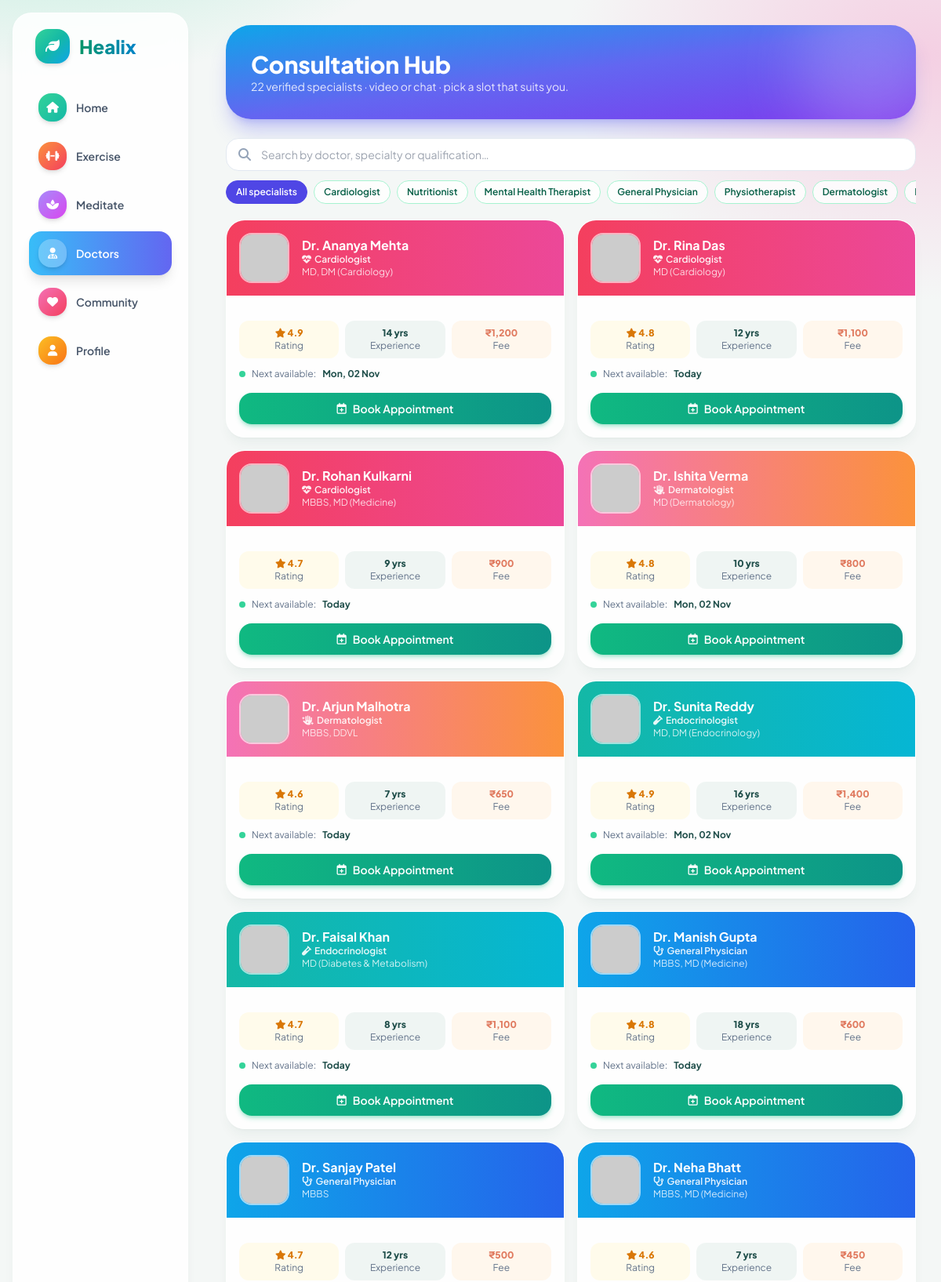
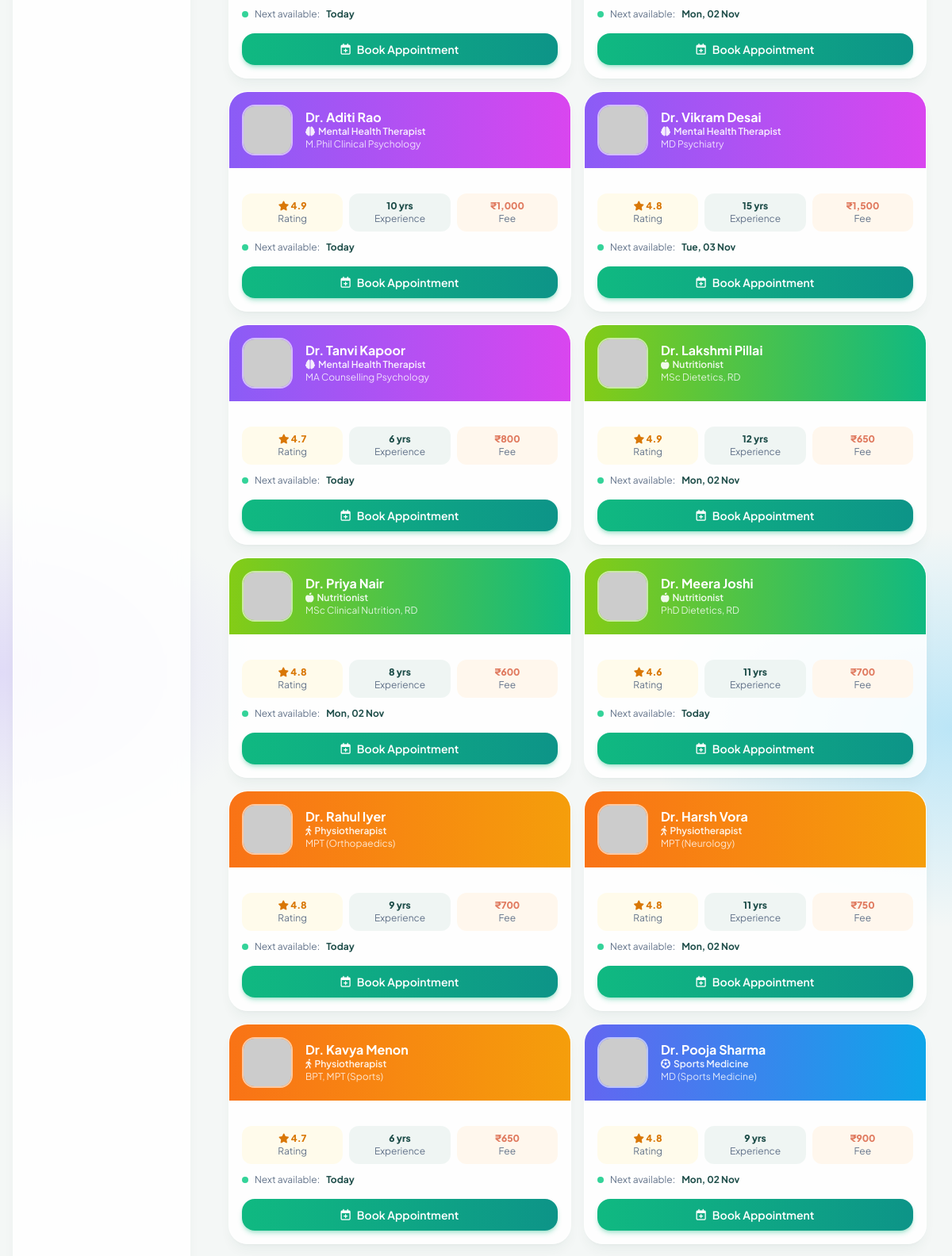
The page /consultation.php (signed in, upper part) on the database its author committed (2 pictures, top to bottom).
### tables this page shows
CREATE TABLE IF NOT EXISTS doctors (
  id INT UNSIGNED AUTO_INCREMENT PRIMARY KEY,
  name VARCHAR(100) NOT NULL,
  specialty VARCHAR(60) NOT NULL,
  qualification VARCHAR(150) NOT NULL,
  experience_yrs TINYINT UNSIGNED NOT NULL,
  rating DECIMAL(2,1) NOT NULL DEFAULT 4.5,
  fee_inr INT UNSIGNED NOT NULL,
  avatar_url VARCHAR(255) NOT NULL,
  available_days VARCHAR(40) NOT NULL DEFAULT 'Mon,Tue,Wed,Thu,Fri'
);

### config.php (called while the page is built, shortened)
<?php
function e($s): string { return htmlspecialchars((string)$s, ENT_QUOTES | ENT_SUBSTITUTE, 'UTF-8'); }
function inr(int $n): string { return '₹' . number_format($n); }
function next_available(string $days): array {
    $allowed = array_map('trim', explode(',', $days));
    for ($i = 0; $i < 14; $i++) {
        $t = strtotime("+$i day");
        if (in_array(date('D', $t), $allowed, true)) {
            return ['date' => date('Y-m-d', $t), 'label' => $i === 0 ? 'Today' : ($i === 1 ? 'Tomorrow' : date('D, d M', $t))];
        }
    }
    return ['date' => date('Y-m-d'), 'label' => 'Soon'];
}

### consultation.php (the view, shortened to what this page needs)
<?php
$pageTitle = 'Consultations'; $active = 'consultation';
require __DIR__ . '/header.php';
$uid = (int)$user['id']; $pdo = db(); $rank = tier_rank($tier);
$specs = ['All', 'Cardiologist', 'Nutritionist', 'Mental Health Therapist', 'General Physician', 'Physiotherapist', 'Dermatologist', 'Endocrinologist', 'Sports Medicine', 'Yoga Therapist'];
$specIcon = ['Cardiologist' => 'fa-heart-pulse', 'Nutritionist' => 'fa-apple-whole', 'Mental Health Therapist' => 'fa-brain', 'General Physician' => 'fa-stethoscope', 'Physiotherapist' => 'fa-person-walking', 'Dermatologist' => 'fa-hand-sparkles', 'Endocrinologist' => 'fa-vial', 'Sports Medicine' => 'fa-futbol', 'Yoga Therapist' => 'fa-spa'];
$specGrad = ['Cardiologist' => 'from-rose-500 to-pink-500', 'Nutritionist' => 'from-lime-500 to-emerald-500', 'Mental Health Therapist' => 'from-violet-500 to-fuchsia-500', 'General Physician' => 'from-sky-500 to-blue-600', 'Physiotherapist' => 'from-orange-500 to-amber-500', 'Dermatologist' => 'from-pink-400 to-orange-400', 'Endocrinologist' => 'from-teal-500 to-cyan-500', 'Sports Medicine' => 'from-indigo-500 to-sky-500', 'Yoga Therapist' => 'from-fuchsia-500 to-purple-600'];
$docs = $pdo->query('SELECT * FROM doctors ORDER BY specialty, rating DESC')->fetchAll();
?>
<section class="relative overflow-hidden rounded-[2rem] bg-gradient-to-br from-sky-500 via-indigo-500 to-violet-600 p-6 text-white shadow-xl shadow-indigo-500/30 sm:p-8"><div class="pointer-events-none absolute -right-10 -top-10 h-48 w-48 rounded-full bg-white/20 blur-2xl"></div><h1 class="relative text-2xl font-extrabold sm:text-3xl">Consultation Hub</h1><p class="relative text-sm text-white/85"><?= count($docs) ?> verified specialists · video or chat · pick a slot that suits you.</p></section>
<div class="relative mt-6"><i class="fa-solid fa-magnifying-glass absolute left-4 top-1/2 -translate-y-1/2 text-slate-400"></i><input id="docSearch" class="input !pl-11" placeholder="Search by doctor, specialty or qualification…" autocomplete="off"></div>
<div class="mt-3 flex gap-2 overflow-x-auto pb-1 no-scrollbar" id="specFilters">
  <?php foreach ($specs as $s): ?><button data-s="<?= e($s) ?>" class="chip whitespace-nowrap"><?= e($s === 'All' ? 'All specialists' : $s) ?></button><?php endforeach; ?>
</div>
<section class="mt-4 grid gap-4 sm:grid-cols-2 xl:grid-cols-3" id="docGrid">
  <?php foreach ($docs as $d): $nx = next_available($d['available_days']); ?>
    <article class="glass lift flex flex-col overflow-hidden p-0" data-spec="<?= e($d['specialty']) ?>" data-text="<?= e(mb_strtolower($d['name'] . ' ' . $d['specialty'] . ' ' . $d['qualification'])) ?>">
      <div class="flex items-center gap-4 bg-gradient-to-r <?= $specGrad[$d['specialty']] ?? 'from-sky-500 to-indigo-500' ?> p-4 text-white">
        <img src="<?= e($d['avatar_url']) ?>" alt="" class="h-16 w-16 rounded-2xl border-2 border-white/60 object-cover" loading="lazy">
        <div class="min-w-0"><h3 class="truncate font-bold"><?= e($d['name']) ?></h3><p class="text-xs font-semibold text-white/90"><i class="fa-solid <?= $specIcon[$d['specialty']] ?? 'fa-stethoscope' ?> mr-1"></i><?= e($d['specialty']) ?></p><p class="truncate text-xs text-white/80"><?= e($d['qualification']) ?></p></div>
      </div>
      <div class="flex flex-1 flex-col p-4">
      <div class="mt-4 grid grid-cols-3 gap-2 text-center text-xs">
        <div class="rounded-xl bg-amber-50 p-2"><p class="font-extrabold text-amber-600"><i class="fa-solid fa-star"></i> <?= e($d['rating']) ?></p><p class="text-slate-500">Rating</p></div>
        <div class="rounded-xl bg-mint/70 p-2"><p class="font-extrabold text-deepteal"><?= (int)$d['experience_yrs'] ?> yrs</p><p class="text-slate-500">Experience</p></div>
        <div class="rounded-xl bg-orange-50 p-2"><p class="font-extrabold text-coral"><?= inr((int)$d['fee_inr']) ?></p><p class="text-slate-500">Fee</p></div>
      </div>
      <p class="mt-3 flex items-center gap-2 text-xs text-slate-500"><span class="h-2 w-2 animate-pulse rounded-full bg-emerald-400"></span>Next available: <strong class="text-deepteal"><?= e($nx['label']) ?></strong></p>
      <button class="hx-btn hx-primary mt-4 w-full" data-doc="<?= e(json_encode(['id' => (int)$d['id'], 'name' => $d['name'], 'spec' => $d['specialty'], 'fee' => (int)$d['fee_inr'], 'avatar' => $d['avatar_url'], 'days' => $d['available_days'], 'next' => $nx['date']])) ?>" onclick="openBooking(this)"><i class="fa-regular fa-calendar-plus"></i> Book Appointment</button>
      </div>
    </article>
  <?php endforeach; ?>
</section>
<?php include __DIR__ . '/footer.php'; ?>

### head.php (shortened to what this page needs)
<!DOCTYPE html>
<html lang="en" class="scroll-smooth">
<head>
<link rel="stylesheet" href="https://cdnjs.cloudflare.com/ajax/libs/font-awesome/6.5.1/css/all.min.css">
<link rel="stylesheet" href="https://cdn.jsdelivr.net/npm/bootstrap@5.3.3/dist/css/bootstrap.min.css">
<script src="https://cdn.tailwindcss.com"></script>
</head>

### header.php (shortened to what this page needs)
<?php
require_once __DIR__ . '/config.php';
$active = $active ?? '';
include __DIR__ . '/head.php';
$nav = [
    ['index.php', 'Home', 'fa-house', 'home', 'from-emerald-400 to-teal-500'],
    ['exercise.php', 'Exercise', 'fa-dumbbell', 'exercise', 'from-orange-400 to-rose-500'],
    ['meditation.php', 'Meditate', 'fa-spa', 'meditation', 'from-violet-400 to-fuchsia-500'],
    ['consultation.php', 'Doctors', 'fa-user-doctor', 'consultation', 'from-sky-400 to-indigo-500'],
    ['explore.php', 'Community', 'fa-heart', 'explore', 'from-pink-400 to-rose-500'],
    ['profile.php', 'Profile', 'fa-user', 'profile', 'from-amber-400 to-orange-500'],
];
?>
<body class="font-sans text-slate-700 min-h-screen">
<aside class="hidden lg:flex fixed inset-y-0 left-0 w-64 p-4 z-30">
  <div class="glass flex h-full w-full flex-col p-5">
    <a href="index.php" class="flex items-center gap-3 px-2">
      <span class="tile h-11 w-11 bg-gradient-to-br from-emerald-400 via-teal-500 to-sky-500 text-lg"><i class="fa-solid fa-leaf"></i></span>
      <span class="bg-gradient-to-r from-emerald-600 to-sky-600 bg-clip-text text-2xl font-extrabold text-transparent">Healix</span>
    </a>
    <nav class="mt-7 flex-1 space-y-1.5">
      <?php foreach ($nav as $n): $on = $active === $n[3]; ?>
        <a href="<?= $n[0] ?>" class="flex items-center gap-3 rounded-2xl px-3 py-2.5 text-sm font-semibold transition <?= $on ? 'bg-gradient-to-r ' . $n[4] . ' text-white shadow-lg' : 'text-slate-600 hover:bg-white' ?>">
          <span class="tile h-9 w-9 text-sm <?= $on ? 'bg-white/25' : 'bg-gradient-to-br ' . $n[4] ?>"><i class="fa-solid <?= $n[2] ?>"></i></span><?= $n[1] ?>
        </a>
      <?php endforeach; ?>
    </nav>
  </div>
</aside>
<div class="lg:pl-64">
<main class="mx-auto max-w-6xl p-4 pb-28 lg:p-8 lg:pb-12 fade-in">

### footer.php (shortened to what this page needs)
</main>
</div>
</body>
</html>

### head.php (style rules this page uses)
body { background: radial-gradient(900px 520px at 6% -6%, rgba(52,211,153,.38), transparent 60%), radial-gradient(760px 520px at 98% 2%, rgba(244,114,182,.30), transparent 60%), radial-gradient(820px 620px at 50% 108%, rgba(251,191,36,.28), transparent 60%), radial-gradient(640px 420px at 100% 72%, rgba(56,189,248,.30), transparent 60%), radial-gradient(560px 380px at 0% 70%, rgba(167,139,250,.26), transparent 60%), #F4F7F6; background-attachment: fixed; }
a, a:hover { color: inherit; text-decoration: none; }
.fade-in { animation: fadeUp .4s ease both; }
.no-scrollbar { scrollbar-width: none; }

### rows shown on the page
doctors: name "Dr. Ananya Mehta", specialty "Cardiologist", qualification "MD, DM (Cardiology)", rating "4.9", experience_yrs "14", fee_inr "₹1,200", available_days "Mon, 02 Nov"
doctors: name "Dr. Rina Das", specialty "Cardiologist", qualification "MD (Cardiology)", rating "4.8", experience_yrs "12", fee_inr "₹1,100", available_days "Today"
doctors: name "Dr. Rohan Kulkarni", specialty "Cardiologist", qualification "MBBS, MD (Medicine)", rating "4.7", experience_yrs "9", fee_inr "₹900", available_days "Today"
doctors: name "Dr. Ishita Verma", specialty "Dermatologist", qualification "MD (Dermatology)", rating "4.8", experience_yrs "10", fee_inr "₹800", available_days "Mon, 02 Nov"
doctors: name "Dr. Arjun Malhotra", specialty "Dermatologist", qualification "MBBS, DDVL", rating "4.6", experience_yrs "7", fee_inr "₹650", available_days "Today"
doctors: name "Dr. Sunita Reddy", specialty "Endocrinologist", qualification "MD, DM (Endocrinology)", rating "4.9", experience_yrs "16", fee_inr "₹1,400", available_days "Mon, 02 Nov"
doctors: name "Dr. Faisal Khan", specialty "Endocrinologist", qualification "MD (Diabetes & Metabolism)", rating "4.7", experience_yrs "8", fee_inr "₹1,100", available_days "Today"
doctors: name "Dr. Manish Gupta", specialty "General Physician", qualification "MBBS, MD (Medicine)", rating "4.8", experience_yrs "18", fee_inr "₹600", available_days "Today"
doctors: name "Dr. Sanjay Patel", specialty "General Physician", qualification "MBBS", rating "4.7", experience_yrs "12", fee_inr "₹500", available_days "Today"
doctors: name "Dr. Neha Bhatt", specialty "General Physician", qualification "MBBS, MD (Medicine)", rating "4.6", experience_yrs "7", fee_inr "₹450", available_days "Mon, 02 Nov"
doctors: name "Dr. Aditi Rao", specialty "Mental Health Therapist", qualification "M.Phil Clinical Psychology", rating "4.9", experience_yrs "10", fee_inr "₹1,000", available_days "Today"
doctors: name "Dr. Vikram Desai", specialty "Mental Health Therapist", qualification "MD Psychiatry", rating "4.8", experience_yrs "15", fee_inr "₹1,500", available_days "Tue, 03 Nov"
doctors: name "Dr. Tanvi Kapoor", specialty "Mental Health Therapist", qualification "MA Counselling Psychology", rating "4.7", experience_yrs "6", fee_inr "₹800", available_days "Today"
doctors: name "Dr. Lakshmi Pillai", specialty "Nutritionist", qualification "MSc Dietetics, RD", rating "4.9", experience_yrs "12", fee_inr "₹650", available_days "Mon, 02 Nov"
doctors: name "Dr. Priya Nair", specialty "Nutritionist", qualification "MSc Clinical Nutrition, RD", rating "4.8", experience_yrs "8", fee_inr "₹600", available_days "Mon, 02 Nov"
doctors: name "Dr. Meera Joshi", specialty "Nutritionist", qualification "PhD Dietetics, RD", rating "4.6", experience_yrs "11", fee_inr "₹700", available_days "Today"
doctors: name "Dr. Rahul Iyer", specialty "Physiotherapist", qualification "MPT (Orthopaedics)", rating "4.8", experience_yrs "9", fee_inr "₹700", available_days "Today"
doctors: name "Dr. Harsh Vora", specialty "Physiotherapist", qualification "MPT (Neurology)", rating "4.8", experience_yrs "11", fee_inr "₹750", available_days "Mon, 02 Nov"
doctors: name "Dr. Kavya Menon", specialty "Physiotherapist", qualification "BPT, MPT (Sports)", rating "4.7", experience_yrs "6", fee_inr "₹650", available_days "Today"
doctors: name "Dr. Pooja Sharma", specialty "Sports Medicine", qualification "MD (Sports Medicine)", rating "4.8", experience_yrs "9", fee_inr "₹900", available_days "Mon, 02 Nov"

### other values the page prints
$n[1] "Home"
$n[1] "Exercise"
$n[1] "Meditate"
$n[1] "Doctors"
$n[1] "Community"
$n[1] "Profile"
count($docs) "22"
$s === 'All' ? 'All specialists' : $s "All specialists"
$s === 'All' ? 'All specialists' : $s "Cardiologist"
$s === 'All' ? 'All specialists' : $s "Nutritionist"
$s === 'All' ? 'All specialists' : $s "Mental Health Therapist"
$s === 'All' ? 'All specialists' : $s "General Physician"
$s === 'All' ? 'All specialists' : $s "Physiotherapist"
$s === 'All' ? 'All specialists' : $s "Dermatologist"
